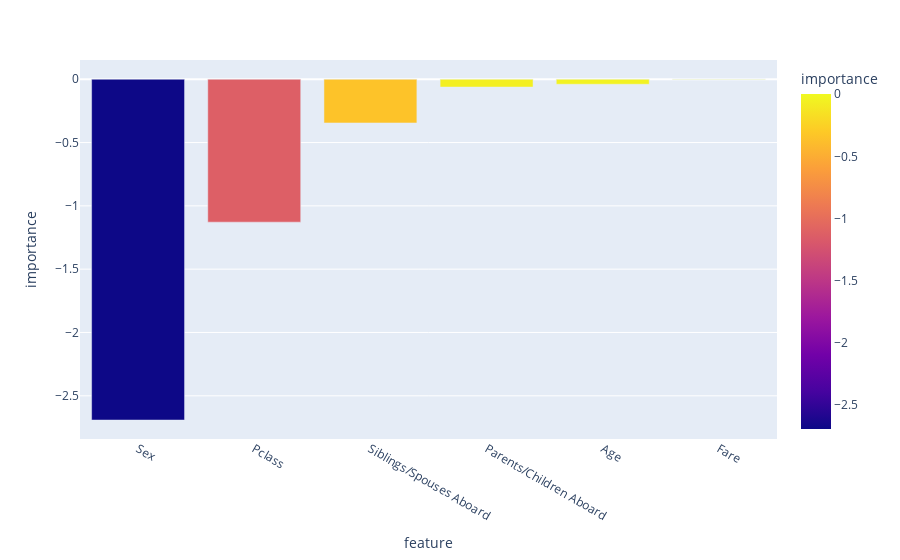

The notebook cell this image was saved under:
### Code cell
fig = px.bar(df_logreg_imp, x='feature', y='importance', color='importance')
fig.show()

### Figure 1 — Plotly figure (JSON) as saved in the notebook; plotly's stock layout.template omitted (floating-point values rounded to 4 significant figures)
{"data": [{"hovertemplate": "feature=%{x}<br>importance=%{marker.color}<extra></extra>", "legendgroup": "", "marker": {"color": [-2.692, -1.129, -0.3454, -0.06195, -0.03965, 0.002188], "coloraxis": "coloraxis", "pattern": {"shape": ""}}, "name": "", "orientation": "v", "showlegend": false, "textposition": "auto", "type": "bar", "x": ["Sex", "Pclass", "Siblings/Spouses Aboard", "Parents/Children Aboard", "Age", "Fare"], "xaxis": "x", "y": [-2.692, -1.129, -0.3454, -0.06195, -0.03965, 0.002188], "yaxis": "y"}], "layout": {"barmode": "relative", "coloraxis": {"colorbar": {"title": {"text": "importance"}}, "colorscale": [[0, "#0d0887"], [0.1111, "#46039f"], [0.2222, "#7201a8"], [0.3333, "#9c179e"], [0.4444, "#bd3786"], [0.5556, "#d8576b"], [0.6667, "#ed7953"], [0.7778, "#fb9f3a"], [0.8889, "#fdca26"], [1, "#f0f921"]]}, "legend": {"tracegroupgap": 0}, "margin": {"t": 60}, "xaxis": {"anchor": "y", "domain": [0, 1], "title": {"text": "feature"}}, "yaxis": {"anchor": "x", "domain": [0, 1], "title": {"text": "importance"}}}}
